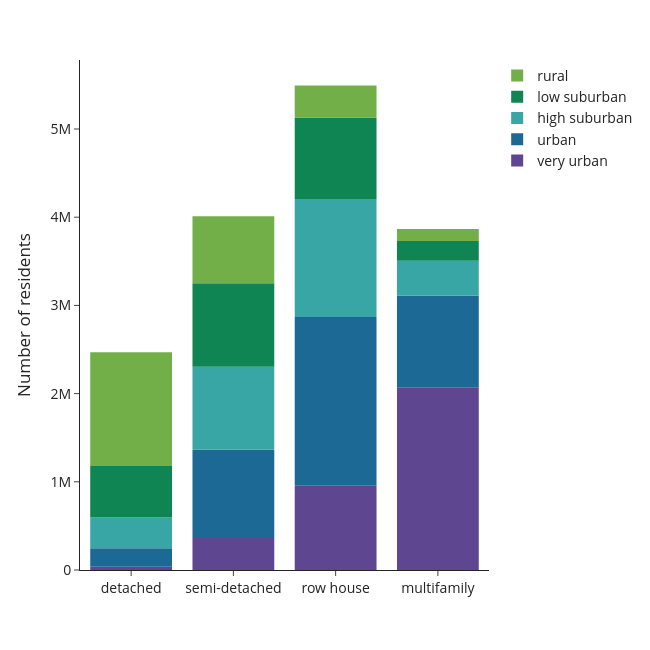

The notebook cell saved with this chart:
### Code cell
df = use['n_hhdmem'+year].groupby(level=[1,3], sort=False).sum().reset_index()
    fig = px.bar(df, y='n_hhdmem'+year, x='typology_lab',color='density_lab', 
                 #text=df['percentage'].apply(lambda x: '{0:.1%}'.format(x)), 
                 labels={'n_hhdmem'+year:'Number of residents',
                         'typology_lab':'',
                         'density_lab':''}, 
                 template='simple_white', 
             color_discrete_sequence=px.colors.qualitative.Prism) 
    #fig.update_traces(textposition='inside')
    fig.update_layout(width=650, height=650, 
                      #xaxis_tickformat = '.0%',
                      font=dict(size=14),
                      legend=dict(
        traceorder='reversed',
        #orientation="h",
        #entrywidth=70,
        #yanchor="bottom",
        #y=1.02,
        #xanchor="left",
        #x=-0.25
    ))
    fig.update_traces(marker_line_width=0)
    fig.write_image('visualisations/stackedbars_cap_per_type_urb'+year+'.png', scale=3)
    fig.show()

### Figure 1 — Plotly figure (JSON) as saved in the notebook; plotly's stock layout.template omitted (floating-point values rounded to 4 significant figures)
{"data": [{"alignmentgroup": "True", "hovertemplate": "=%{x}<br>Number of residents=%{y}<extra></extra>", "legendgroup": "very urban", "marker": {"color": "rgb(95, 70, 144)", "line": {"width": 0}, "pattern": {"shape": ""}}, "name": "very urban", "offsetgroup": "very urban", "orientation": "v", "showlegend": true, "textposition": "auto", "type": "bar", "x": ["detached", "semi-detached", "row house", "multifamily"], "xaxis": "x", "y": [35460, 363305, 954590, 2072825], "yaxis": "y"}, {"alignmentgroup": "True", "hovertemplate": "=%{x}<br>Number of residents=%{y}<extra></extra>", "legendgroup": "urban", "marker": {"color": "rgb(29, 105, 150)", "line": {"width": 0}, "pattern": {"shape": ""}}, "name": "urban", "offsetgroup": "urban", "orientation": "v", "showlegend": true, "textposition": "auto", "type": "bar", "x": ["detached", "semi-detached", "row house", "multifamily"], "xaxis": "x", "y": [211740, 1001340, 1912610, 1035935], "yaxis": "y"}, {"alignmentgroup": "True", "hovertemplate": "=%{x}<br>Number of residents=%{y}<extra></extra>", "legendgroup": "high suburban", "marker": {"color": "rgb(56, 166, 165)", "line": {"width": 0}, "pattern": {"shape": ""}}, "name": "high suburban", "offsetgroup": "high suburban", "orientation": "v", "showlegend": true, "textposition": "auto", "type": "bar", "x": ["detached", "semi-detached", "row house", "multifamily"], "xaxis": "x", "y": [349280, 940440, 1340025, 396905], "yaxis": "y"}, {"alignmentgroup": "True", "hovertemplate": "=%{x}<br>Number of residents=%{y}<extra></extra>", "legendgroup": "low suburban", "marker": {"color": "rgb(15, 133, 84)", "line": {"width": 0}, "pattern": {"shape": ""}}, "name": "low suburban", "offsetgroup": "low suburban", "orientation": "v", "showlegend": true, "textposition": "auto", "type": "bar", "x": ["detached", "semi-detached", "row house", "multifamily"], "xaxis": "x", "y": [581490, 945900, 921115, 223770], "yaxis": "y"}, {"alignmentgroup": "True", "hovertemplate": "=%{x}<br>Number of residents=%{y}<extra></extra>", "legendgroup": "rural", "marker": {"color": "rgb(115, 175, 72)", "line": {"width": 0}, "pattern": {"shape": ""}}, "name": "rural", "offsetgroup": "rural", "orientation": "v", "showlegend": true, "textposition": "auto", "type": "bar", "x": ["detached", "semi-detached", "row house", "multifamily"], "xaxis": "x", "y": [1289720, 760220, 364975, 136955], "yaxis": "y"}], "layout": {"barmode": "relative", "font": {"size": 14}, "height": 650, "legend": {"title": {"text": ""}, "tracegroupgap": 0, "traceorder": "reversed"}, "margin": {"t": 60}, "width": 650, "xaxis": {"anchor": "y", "domain": [0, 1], "title": {"text": ""}}, "yaxis": {"anchor": "x", "domain": [0, 1], "title": {"text": "Number of residents"}}}}
